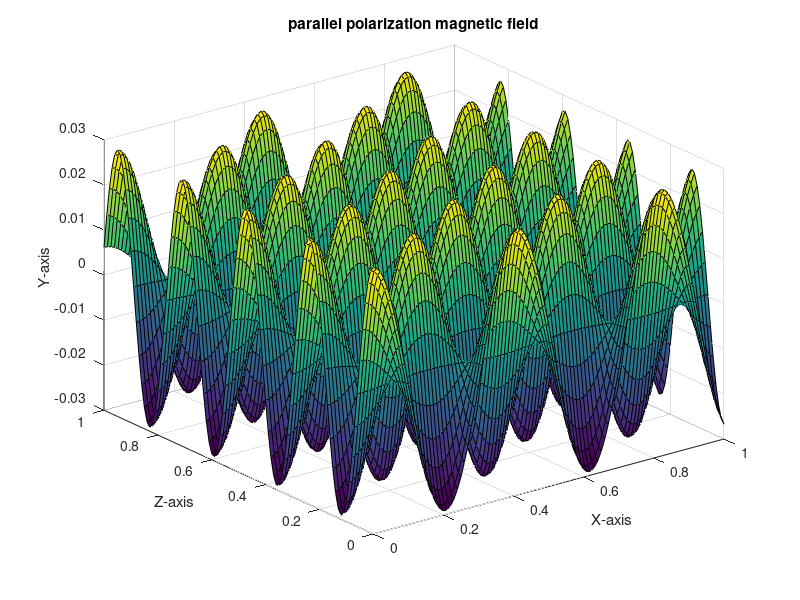

This chart was generated by the following MATLAB code:
f = 10e8;
er1 = 4;
ur1 = 4;
e0 = 8.87e-12;
u0 = 1.67e-7;
beta1 = (2*pi.*f)*sqrt(e0*er1*u0*ur1);
n1 = sqrt((u0*ur1)/(e0*er1));
theta_i = pi/3;
x = 0:0.01:1;
z = 0:0.01:1;
y = 0:0.01:1;

Eix = zeros(101, 101);
Eiy = zeros(101, 101);
Eiz = zeros(101, 101);

Erx = zeros(101, 101);
Ery = zeros(101, 101);
Erz = zeros(101, 101);

Hix = zeros(101, 101);
Hiy = zeros(101, 101);
Hiz = zeros(101, 101);

Hrx = zeros(101, 101);
Hry = zeros(101, 101);
Hrz = zeros(101, 101);

E10 = 2;
%%
for n=1:1:101
    for m=1:1:101
       Eiy(n, m) = E10.*exp(-1i*(beta1.*sin(theta_i).*x(n) + ...
           beta1.*cos(theta_i).*z(m)));
       Ery(n, m) = -E10.*exp(-1i*(beta1.*sin(theta_i).*x(n) - ...
           beta1.*cos(theta_i).*z(m)));
       Hix(n, m) = -cos(theta_i).*(E10/n1).*exp(-1i*(beta1.*sin(theta_i).*x(n) + ...
           beta1.*cos(theta_i).*z(m)));
       Hiz(n, m) = sin(theta_i).*(E10/n1).*exp(-1i*(beta1.*sin(theta_i).*x(n) + ...
           beta1.*cos(theta_i).*z(m)));
       Hrx(n, m) = -cos(theta_i).*(E10/n1).*exp(-1i*(beta1.*sin(theta_i).*x(n) - ...
           beta1.*cos(theta_i).*z(m)));
       Hrz(n, m) = -sin(theta_i).*(E10/n1).*exp(-1i*(beta1.*sin(theta_i).*x(n) - ...
           beta1.*cos(theta_i).*z(m)));
       %parallel polarization
       Eix(n, m) = cos(theta_i).*E10.*exp(-1i*(beta1.*sin(theta_i).*x(n) + ...
           beta1.*cos(theta_i).*z(m)));
       Eiz(n, m) = -sin(theta_i).*E10.*exp(-1i*(beta1.*sin(theta_i).*x(n) + ...
           beta1.*cos(theta_i).*z(m)));
       Hiy(n, m) = (E10/n1).*exp(-1i*(beta1.*sin(theta_i).*x(n) + ...
           beta1.*cos(theta_i).*z(m)));
       Erx(n, m) = -cos(theta_i).*E10.*exp(-1i*(beta1.*sin(theta_i).*x(n) - ...
           beta1.*cos(theta_i).*z(m)));
       Erz(n, m) = -sin(theta_i).*E10.*exp(-1i*(beta1.*sin(theta_i).*x(n) - ...
           beta1.*cos(theta_i).*z(m)));
       Hry(n, m) = (E10/n1).*exp(-1i*(beta1.*sin(theta_i).*x(n) - ...
           beta1.*cos(theta_i).*z(m)));
    end
end
%%
surf(x, z, real(Ery + Eiy));
title("perpendicular polariztion electric field")
xlabel("X-axis")
ylabel("Z-axis")
zlabel("Y-axis")
%%
surf(x, z, real(Hix + Hrx + Hiz + Hrz));
title("perpendicular polarization magnetic field")
xlabel("X-axis")
ylabel("Z-axis")
zlabel("Y-axis")
%%
surf(x, z, real(Eix + Erx + Eiz + Erz));
title("parallel polarization electric field")
xlabel("X-axis")
ylabel("Z-axis")
zlabel("Y-axis")
%%
surf(x, z, real(Hiy + Hry));
title("parallel polarization magnetic field")
xlabel("X-axis")
ylabel("Z-axis")
zlabel("Y-axis")
%%